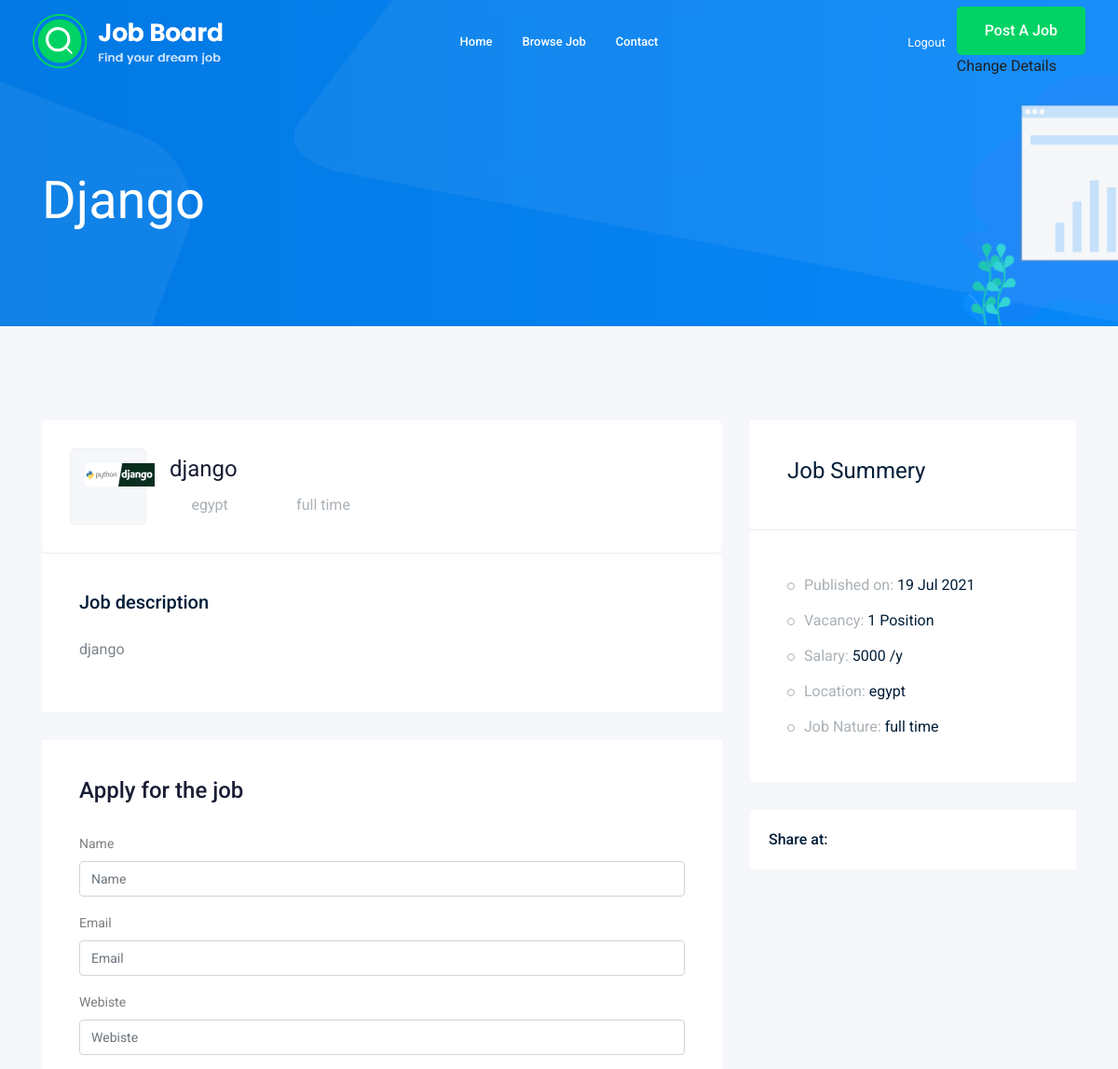
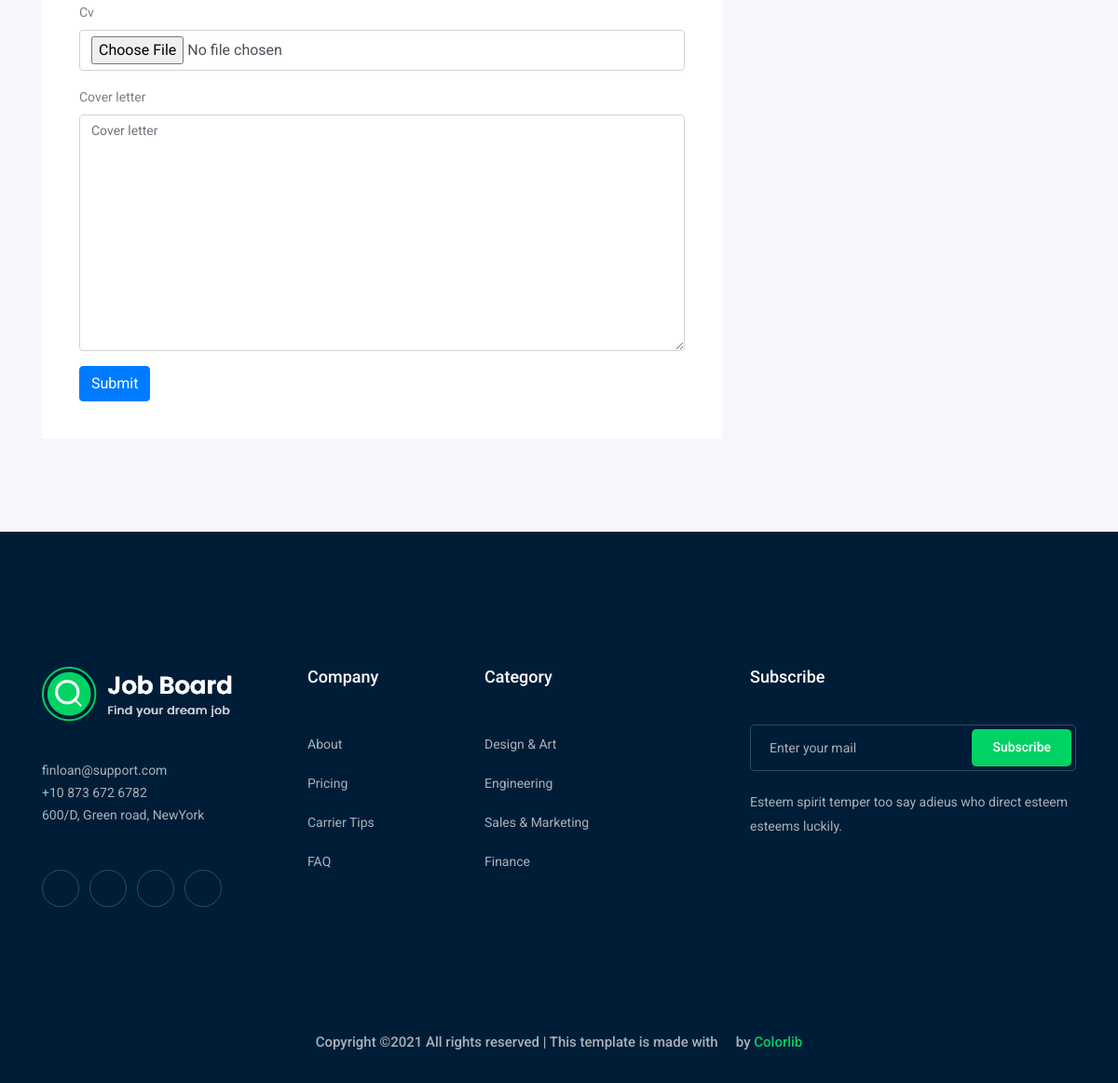
Screenshot of /django (signed in) with the database file from the repository (2 pictures, top to bottom).
### job/models.py (models this page shows, shortened)
class Job(models.Model):
    user = models.ForeignKey(settings.AUTH_USER_MODEL, on_delete=models.CASCADE, related_name='job_user')
    title = models.CharField(max_length=200)
    description = models.TextField(max_length=1000)
    location = models.CharField(max_length=200)
    job_type = models.CharField(choices=JOB, max_length=50)
    vocancy = models.IntegerField(default=1)
    salary = models.IntegerField(default=0)
    experince = models.IntegerField(default=1)
    published_at = models.DateTimeField(auto_now=True)
    category = models.ForeignKey('Category', on_delete=models.CASCADE)
    image = models.ImageField(upload_to='image')
    slug = models.SlugField(blank=True, null=True)
    class Meta:
        verbose_name = 'Job'
        verbose_name_plural = 'Jobs'

### job/views.py (the view)
# urls.py: path('<slug:slug>', views.job_detail, name='job_detail'),
@login_required
def job_detail(request, slug):
    job_detail = Job.objects.get(slug=slug)
    if request.method == 'POST':
        form = ApplyForm(request.POST, request.FILES)
        if form.is_valid():
            myform = form.save(commit=False)
            myform.job = job_detail
            myform.save()
            messages.success(request, 'Send successful')
            return redirect ("job:job_list")
    else:
        form = ApplyForm()
    context = {'job_detail':  job_detail, 'form':form}
    return render(request, 'job/job_detail.html', context)

### job/forms.py
class ApplyForm(forms.ModelForm):
    class Meta:
        model = Apply
        fields = ['name', 'email', 'webiste', 'cv', 'cover_letter']

### job/templates/job/job_detail.html (shortened to what this page needs)
{% extends 'base.html'%}
{% load bootstrap4 %}
{% load static%}
{% block content%}
   <div class="bradcam_area bradcam_bg_1">
    <div class="container">
        <div class="row">
            <div class="col-xl-12">
                <div class="bradcam_text">
                    <h3>{{job_detail.title}}</h3>
                </div>
            </div>
        </div>
    </div>
</div>
<div class="job_details_area">
    <div class="container">
        <div class="row">
            <div class="col-lg-8">
                <div class="job_details_header">
                    <div class="single_jobs white-bg d-flex justify-content-between">
                        <div class="jobs_left d-flex align-items-center">
                            <div class="thumb">
                                <img src="{{job_detail.image.url}}" alt="" style="max-height: 25px; min-width: 25px;">
                            </div>
                            <div class="jobs_conetent">
                                <a href="#"><h4>{{job_detail.title}}</h4></a>
                                <div class="links_locat d-flex align-items-center">
                                    <div class="location">
                                        <p> <i class="fa fa-map-marker"></i> {{job_detail.location}}</p>
                                    </div>
                                    <div class="location">
                                        <p> <i class="fa fa-clock-o"></i> {{job_detail.job_type}}</p>
                                    </div>
                                </div>
                            </div>
                        </div>
                    </div>
                </div>
                <div class="descript_wrap white-bg">
                    <div class="single_wrap">
                        <h4>Job description</h4>
                        <p>{{job_detail.description}}</p>
                    </div>
                </div>
                <div class="apply_job_form white-bg">
                    <h4>Apply for the job</h4>
                    <form  method="POST" enctype="multipart/form-data">
                        {% bootstrap_form form %}
                        {% buttons %}
                            <button type="submit" class="btn btn-primary">Submit</button>
                        {% endbuttons %}
                    </form>
                </div>
            </div>
            <div class="col-lg-4">
                <div class="job_sumary">
                    <div class="summery_header">
                        <h3>Job Summery</h3>
                    </div>
                    <div class="job_content">
                        <ul>
                            <li>Published on: <span>{{job_detail.published_at|date:'d M o'}}</span></li>
                            <li>Vacancy: <span>{{job_detail.vocancy}} Position</span></li>
                            <li>Salary: <span>{{job_detail.salary}} /y</span></li>
                            <li>Location: <span>{{job_detail.location}}</span></li>
                            <li>Job Nature: <span> {{job_detail.job_type}}</span></li>
                        </ul>
                    </div>
                </div>
                <div class="share_wrap d-flex">
                    <span>Share at:</span>
                    <ul>
                        <li><a href="#"> <i class="fa fa-facebook"></i></a> </li>
                        <li><a href="#"> <i class="fa fa-google-plus"></i></a> </li>
                        <li><a href="#"> <i class="fa fa-twitter"></i></a> </li>
                        <li><a href="#"> <i class="fa fa-envelope"></i></a> </li>
                    </ul>
                </div>
            </div>
        </div>
    </div>
</div>
{%endblock%}

### rows the page displays
Job: title "Django", image (picture), title "django", location "egypt", job_type "full time", description "django", published_at "19 Jul 2021", vocancy "1", salary "5000"
